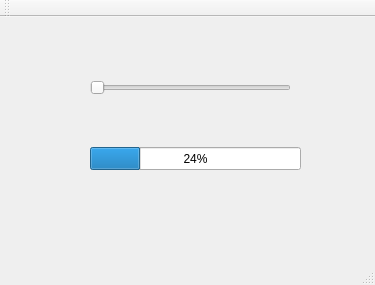
<?xml version="1.0" encoding="UTF-8"?>
<ui version="4.0">
 <class>MainWindow</class>
 <widget class="QMainWindow" name="MainWindow">
  <property name="geometry">
   <rect>
    <x>0</x>
    <y>0</y>
    <width>375</width>
    <height>285</height>
   </rect>
  </property>
  <property name="windowTitle">
   <string>MainWindow</string>
  </property>
  <widget class="QWidget" name="centralWidget">
   <widget class="QProgressBar" name="progressBar">
    <property name="geometry">
     <rect>
      <x>90</x>
      <y>130</y>
      <width>211</width>
      <height>23</height>
     </rect>
    </property>
    <property name="value">
     <number>24</number>
    </property>
   </widget>
   <widget class="QSlider" name="horizontalSlider">
    <property name="geometry">
     <rect>
      <x>90</x>
      <y>50</y>
      <width>201</width>
      <height>41</height>
     </rect>
    </property>
    <property name="orientation">
     <enum>Qt::Horizontal</enum>
    </property>
   </widget>
  </widget>
  <widget class="QMenuBar" name="menuBar">
   <property name="geometry">
    <rect>
     <x>0</x>
     <y>0</y>
     <width>375</width>
     <height>20</height>
    </rect>
   </property>
  </widget>
  <widget class="QToolBar" name="mainToolBar">
   <attribute name="toolBarArea">
    <enum>TopToolBarArea</enum>
   </attribute>
   <attribute name="toolBarBreak">
    <bool>false</bool>
   </attribute>
  </widget>
  <widget class="QStatusBar" name="statusBar"/>
 </widget>
 <layoutdefault spacing="6" margin="11"/>
 <resources/>
 <connections>
  <connection>
   <sender>horizontalSlider</sender>
   <signal>valueChanged(int)</signal>
   <receiver>progressBar</receiver>
   <slot>setValue(int)</slot>
   <hints>
    <hint type="sourcelabel">
     <x>243</x>
     <y>110</y>
    </hint>
    <hint type="destinationlabel">
     <x>278</x>
     <y>167</y>
    </hint>
   </hints>
  </connection>
 </connections>
</ui>
